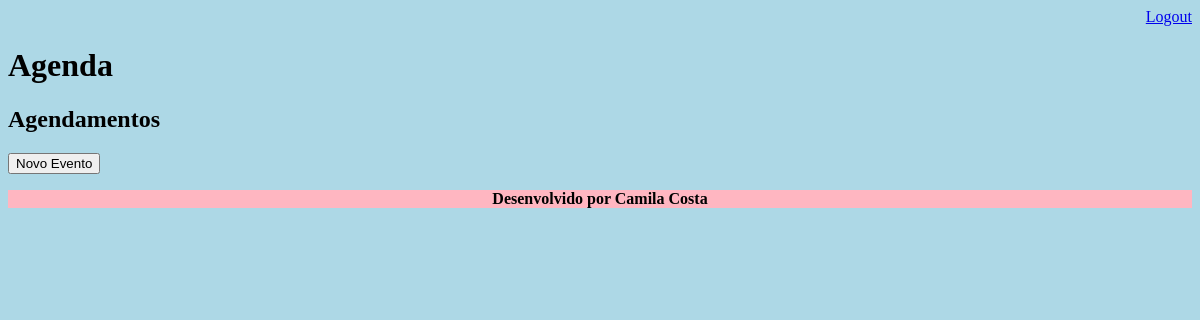
Page /agenda/ (signed in) on the earlier database version.
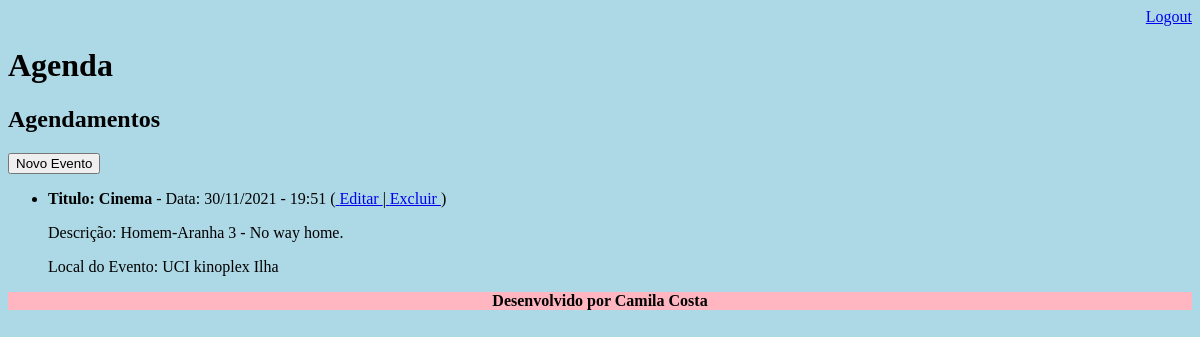
Same page on the later database version.
### core/models.py (models this page shows, shortened)
class Evento(models.Model):
    titulo = models.CharField(max_length=100)
    descricao = models.TextField(blank=True, null=True)
    local = models.CharField(max_length=100, blank=True, null=True)
    data_evento = models.DateTimeField(verbose_name='Data do Evento')
    data_criacao = models.DateTimeField(verbose_name='Data da Criação', auto_now=True)
    usuario = models.ForeignKey(User, on_delete=models.CASCADE)
    class Meta:
        db_table = 'evento'
    def get_data_evento(self):
        return self.data_evento.strftime('%d/%m/%Y - %H:%M')
    def get_evento_atrasado(self):
        if self.data_evento < datetime.now():
            return True
        else:
            return False

### core/views.py (the view)
# urls.py: path('agenda/', views.lista_eventos),
@login_required(login_url='/login/')
def lista_eventos(request):
    usuario = request.user
    data_atual = datetime.now() - timedelta(hours=3)
    evento = Evento.objects.filter(usuario=usuario,
                                   data_evento__gt=data_atual)
    dados = {'eventos':evento}
    return render(request, 'agenda.html', dados)

### Templates/agenda.html
{% extends "model-page.html" %}
{% block content %}
    <h2>Agendamentos</h2>
    <a href="/agenda/evento">
        <button type="button" >Novo Evento</button>
    </a>
    <ul style="font-size": 18px>
    {% for evento in eventos %}
        <li>
            <div style={% if evento.get_evento_atrasado %} "color: red" {% endif %}>
                <b> Titulo: {{evento.titulo}}</b> - Data: {{evento.get_data_evento}}
                (<a href="evento/?id={{ evento.id }}"> Editar </a>
                |<a href="evento/delete/{{ evento.id }}"> Excluir </a>)
            </div>
        </li>
        <p> Descrição: {{evento.descricao}} </p>
        <p> Local do Evento: {{evento.local}} </p>
    {% endfor%}
    </ul>
{% endblock %}

Differences in the rows shown:
now on this page (row edited): Evento: titulo "Cinema", get_data_evento "30/11/2021 - 19:51", descricao "Homem-Aranha 3 - No way home.", local "UCI kinoplex Ilha"
